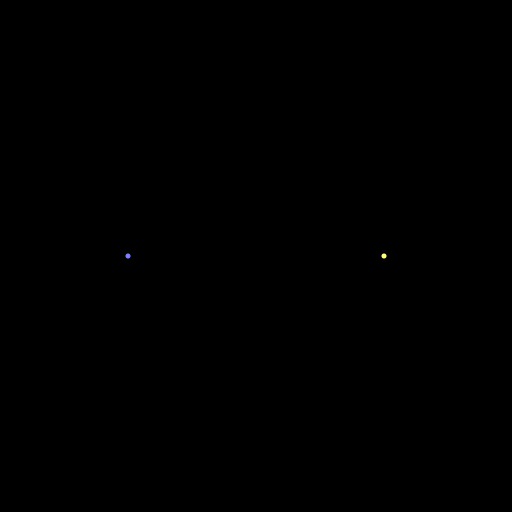
Frame 1 (no input)
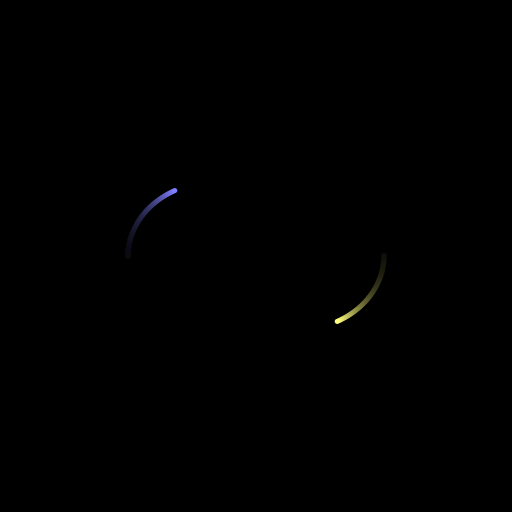
Frame 60 (the mouse pressed at the canvas centre just before this capture)
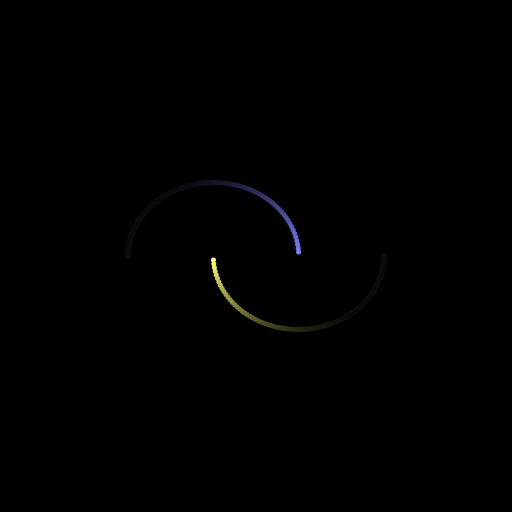
Frame 120 (the mouse held since frame 60 and released just before this capture)

The Processing sketch that drew these frames (run headless with seeded random() and noise(); from frame 60 on, the mouse is pressed at the canvas centre):

// Processing sketch: processing_101621
// ── processing_101621.pde

// Simple star-system simulation.
// Written by Jakob Thomsen.

// gravitational constant
float G;

// planet 0
float x0;
float y0;
float vx0;
float vy0;
float m0;
float r0;

// planet 1
float x1;
float y1;
float vx1;
float vy1;
float m1;
float r1;

// position [-1,+1] -> [0, width]
float toScrX(float x)
{
  return float(width) * (x + 1.0) / 2.0;
}

// position [-1,+1] -> [0, height]
float toScrY(float y)
{
  return float(height) * (y + 1.0) / 2.0;
}

// scale
float toScrSX(float vx)
{
  return float(width) * vx / 2.0;
}

// scale
float toScrSY(float vy)
{
  return float(height) * vy / 2.0;
}

void setup()
{
  size(512, 512);
  colorMode(RGB, 1);
  background(0);
  
  G = 1.0; // in reality: 6.67384 * pow(10, -11);

  x0 = -0.5;
  y0 = 0;
  vx0 = 0;
  vy0 = 0.5;
  m0 = 1;
  r0 = 0.01;
  
  x1 = 0.5;
  y1 = 0;
  vx1 = 0;
  vy1 = -0.5;
  m1 = 1;
  r1 = 0.01;
}

void draw()
{
  // background(0);
  fill(0, 0, 0, 0.05);
  rect(0, 0, width, height);
  
  noStroke();
  fill(0.5, 0.5, 1, 1.0);
  ellipse(toScrX(x0), height - toScrY(y0), 2.0 * toScrSX(r0), 2.0 * toScrSY(r0));
  fill(1, 1, 0.5, 1.0);
  ellipse(toScrX(x1), height - toScrY(y1), 2.0 * toScrSX(r1), 2.0 * toScrSY(r1));

  // background(1);
  float dt = 0.01; //  / frameRate;
  
  // direction from planet 0 to planet 1
  float dx = x1 - x0;
  float dy = y1 - y0;
  // line(x0, y0, x0 + dx, y0 + dy);
  
  // distance of planets
  float d = sqrt(dx * dx + dy * dy);
  // normalize distance-vector
  dx /= d;
  dy /= d;
  
  // line(x0, y0, x0 + dx * 50.0 , y0 + dy * 50.0);
  // line(x1, y1, x1 - dx * 50.0 , y1 - dy * 50.0);
  
  // force
  float F = G * m0 * m1 / (d * d);
  
  // acceleration
  float a0 =  F / m0;
  float a1 = -F / m1;

  // update velocities  
  vx0 += a0 * dx * dt;
  vy0 += a0 * dy * dt;

  vx1 += a1 * dx * dt;
  vy1 += a1 * dy * dt;

  // update positions
  x0 += vx0 * dt;
  y0 += vy0 * dt;

  x1 += vx1 * dt;
  y1 += vy1 * dt;
  
  // line(x0, y0, x0 + dx * 50.0 , y0 + dy * 50.0);
  // line(x1, y1, x1 - dx * 50.0 , y1 - dy * 50.0);
}
